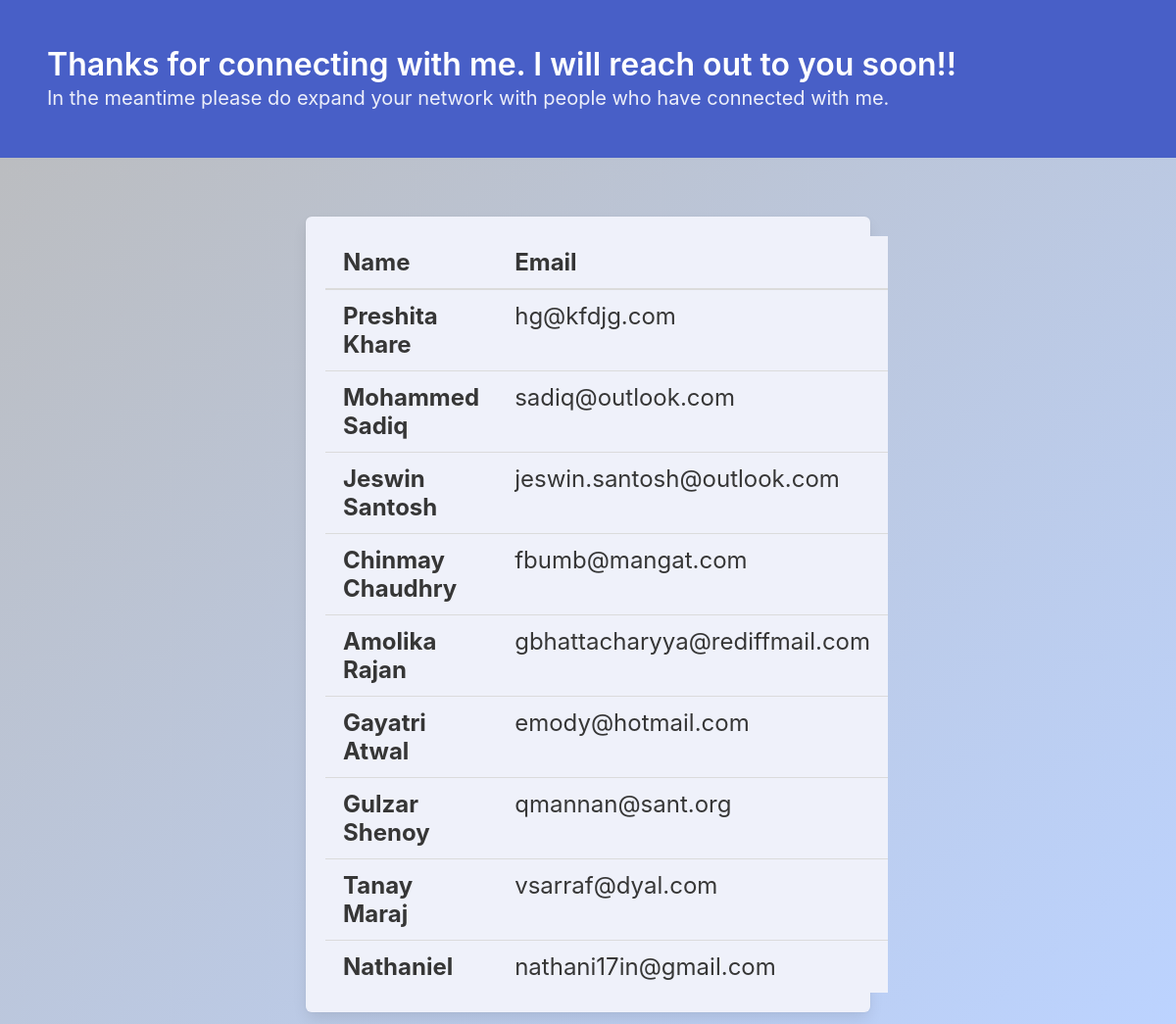
Page /completed on the committed database.
### res/models.py (models this page shows, shortened)
class Contact(models.Model):
    first_name = models.CharField(max_length=200)
    subject = models.CharField(max_length=200)
    email=models.EmailField()
    message=models.CharField(max_length=400)

### res/views.py (the view)
# urls.py: path('completed',views.completed, name='completed'),
def completed(request):
    data=Contact.objects.all()
    context2={
        'data': data
    }
    return render(request,'completed.html',context2)

### res/templates/completed.html (shortened to what this page needs)
{% load static %}
<html lang="en">
<head>
    <link rel="stylesheet" href="https://cdn.jsdelivr.net/npm/bulma@0.9.3/css/bulma.min.css">
</head>
<body style="background-image: linear-gradient(to bottom right, rgb(187, 187, 187), rgb(188, 211, 255));">
    <section class="hero is-link is-offset-3">
      <div class="hero-body">
        <p class="title">
          Thanks for connecting with me. I will reach out to you soon!!
        </p>
        <p class="subtitle">
          In the meantime please do expand your network with people who have connected with me.
        </p>
      </div>
    </section>
    <div class="column is-6 is-offset-3 mt-6">
      <div class="box has-text-centered has-background-link-light">
        <table class="table is-hoverable is-fullwidth is-size-4 has-background-link-light">
          <thead>
            <tr>
              <th>Name</th>
              <th>Email</th>
            </tr>
          </thead>
          {% for i in data %}
          <tr>
              <th>{{ i.first_name}}</th>
              <td>{{ i.email}}</td>
          </tr>
          {% endfor %}
        </table>
      </div>
    </div>
</body>
</html>

### rows in the picture
Contact: first_name "Preshita Khare", email "hg@kfdjg.com"
Contact: first_name "Mohammed Sadiq", email "sadiq@outlook.com"
Contact: first_name "Jeswin Santosh", email "jeswin.santosh@outlook.com"
Contact: first_name "Chinmay Chaudhry", email "fbumb@mangat.com"
Contact: first_name "Amolika Rajan", email "gbhattacharyya@rediffmail.com"
Contact: first_name "Gayatri Atwal", email "emody@hotmail.com"
Contact: first_name "Gulzar Shenoy", email "qmannan@sant.org"
Contact: first_name "Tanay Maraj", email "vsarraf@dyal.com"
Contact: first_name "Nathaniel", email "nathani17in@gmail.com"
